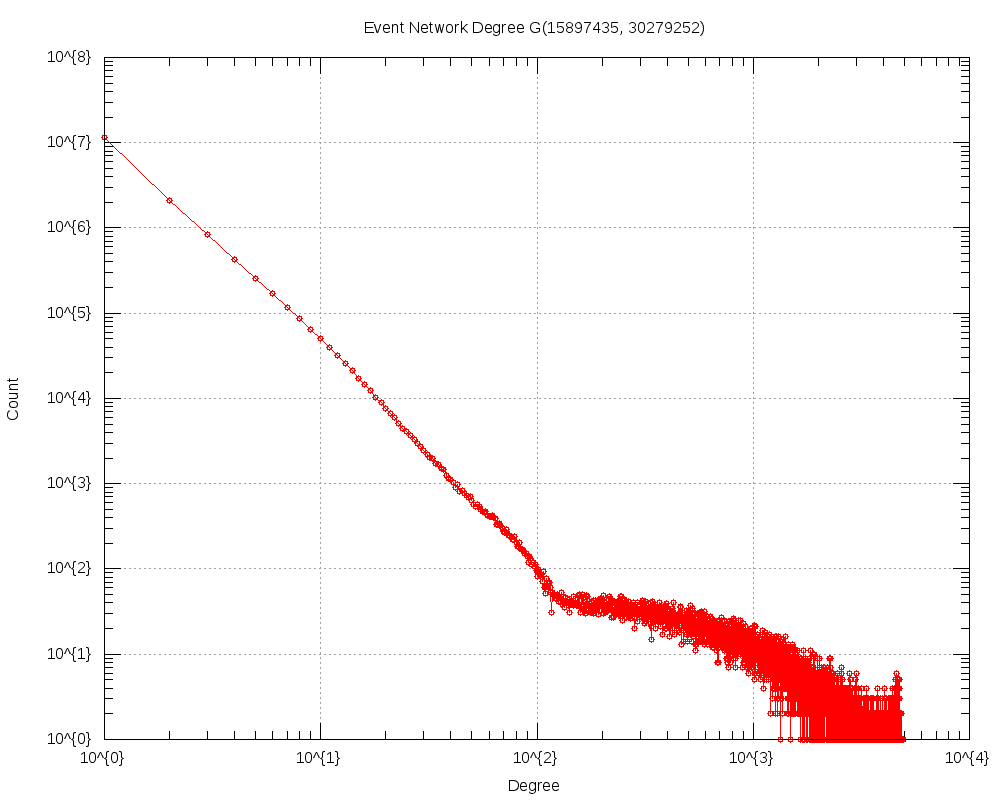

Write the gnuplot code that produced this figure.
#
# Event Network Degree. G(15897435, 30279252). 1478048 (0.0930) nodes with in-deg > avg deg (3.8), 502722 (0.0316) with >2*avg.deg (Wed Nov 12 13:35:10 2014)
# 

set title "Network Degree G(15897435, 30279252)"
set key bottom right
set logscale xy 10
set format x "10^{%L}"
set mxtics 10
set format y "10^{%L}"
set mytics 10
set grid
set xlabel "Degree"
set ylabel "Count"
set tics scale 2
set terminal png size 1000,800
set output 'inDeg.Event Network.png'
plot 	"inDeg.Event Network.tab" using 1:2 title "" with linespoints pt 6
